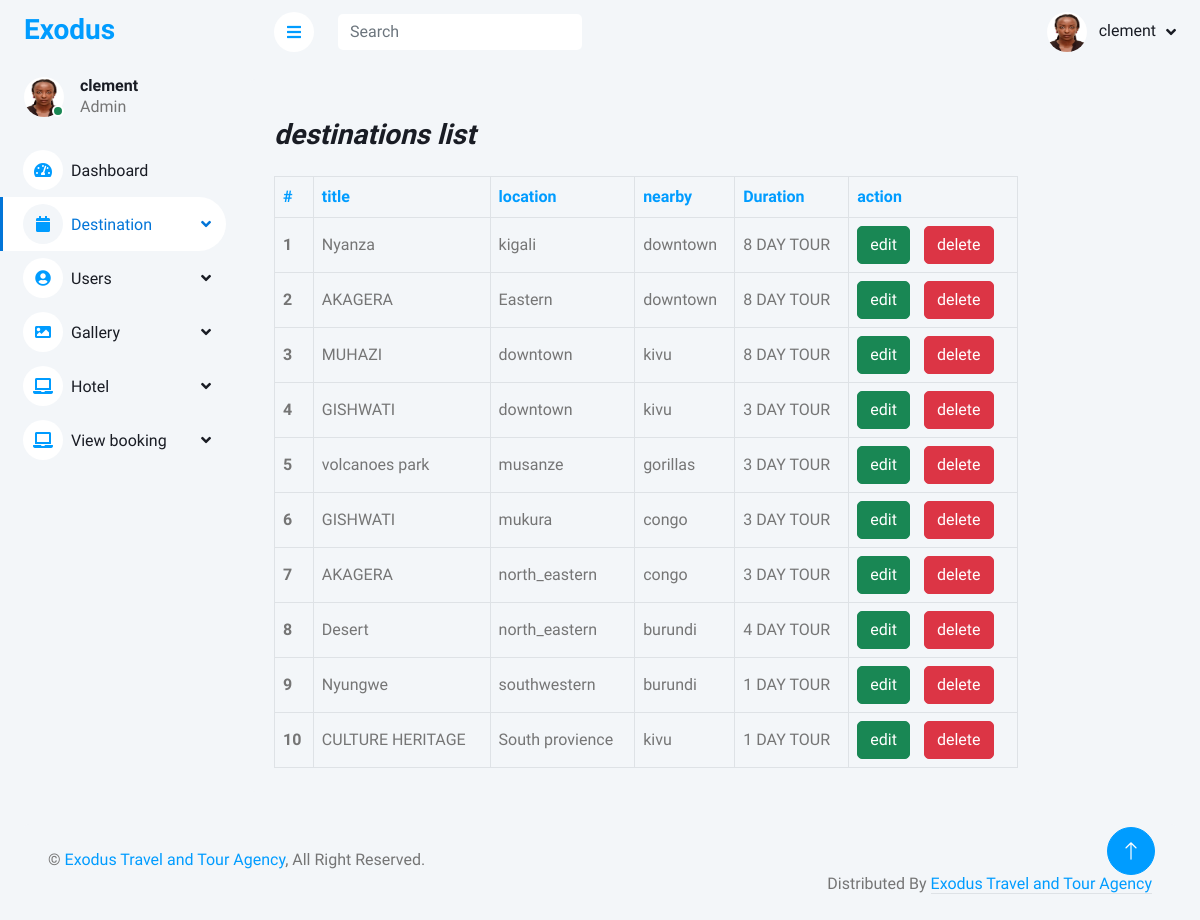
/dashboard/destination/destList.php (signed in), run on the app's committed database.
### tables this page shows
CREATE TABLE `destination` (
  `id` int(10) NOT NULL,
  `title` varchar(255) NOT NULL,
  `file_name` varchar(255) NOT NULL,
  `location` varchar(255) NOT NULL,
  `time` varchar(50) NOT NULL,
  `near` varchar(34) NOT NULL,
  `price` varchar(50) NOT NULL
);

### dashboard/destination/destList.php (the view, shortened to what this page needs)
<?php
include '../db/connection.php';
$retrieve = "SELECT * FROM destination";
$query = $conn->query($retrieve);
$feching = $query->fetchAll(PDO::FETCH_OBJ);
?>
<!DOCTYPE html>
<html lang="en">
<head>
    <link href="https://cdnjs.cloudflare.com/ajax/libs/font-awesome/5.10.0/css/all.min.css" rel="stylesheet">
    <link href="https://cdn.jsdelivr.net/npm/bootstrap-icons@1.4.1/font/bootstrap-icons.css" rel="stylesheet">
    <link href="../lib/owlcarousel/assets/owl.carousel.min.css" rel="stylesheet">
    <link href="../lib/tempusdominus/css/tempusdominus-bootstrap-4.min.css" rel="stylesheet" />
    <link href="../css/bootstrap.min.css" rel="stylesheet">
    <link href="../css/style.css" rel="stylesheet">
</head>
<body>
    <div class="container-xxl position-relative bg-white d-flex p-0">
        <div class="sidebar pe-4 pb-3">
            <nav class="navbar bg-light navbar-light">
                <a href="index.html" class="navbar-brand mx-4 mb-3">
                    <h3 class="text-primary">Exodus </h3>
                </a>
                <div class="d-flex align-items-center ms-4 mb-4">
                    <div class="position-relative">
                        <img class="rounded-circle" src="../../images/exodusprofile.jpg" alt="" style="width: 40px; height: 40px;">
                        <div class="bg-success rounded-circle border border-2 border-white position-absolute end-0 bottom-0 p-1"></div>
                    </div>
                    <div class="ms-3">
                        <h6 class="mb-0"><?php echo $_SESSION['username']; ?></h6>
                        <span>Admin</span>
                    </div>
                </div>
                <div class="navbar-nav w-100">
                    <a href="../index.php" class="nav-item nav-link "><i class="fa fa-tachometer-alt me-2 text-primary"></i>Dashboard</a>
                    <div class="nav-item dropdown">
                        <a href="#" class="nav-link dropdown-toggle active" data-bs-toggle="dropdown"><i class="fa fa-calendar me-2 text-primary"></i>Destination</a>
                    </div>
                    <div class="nav-item dropdown">
                        <a href="#" class="nav-link dropdown-toggle" data-bs-toggle="dropdown"><i class="fa fa-user-circle me-2 text-primary"></i>Users</a>
                    </div>
                    <div class="nav-item dropdown">
                        <a href="#" class="nav-link dropdown-toggle" data-bs-toggle="dropdown"><i class="fa fa-image me-2 text-primary"></i>Gallery</a>
                    </div>
                    <div class="nav-item dropdown">
                        <a href="#" class="nav-link dropdown-toggle " data-bs-toggle="dropdown"><i class="fa fa-laptop me-2 text-primary"></i>Hotel</a>
                    </div>
                    <div class="nav-item dropdown">
                        <a href="#" class="nav-link dropdown-toggle " data-bs-toggle="dropdown"><i class="fa fa-laptop me-2 text-primary"></i>View booking</a>
                    </div>
                </div>
            </nav>
        </div>
        <div class="content bg-light">
            <nav class="navbar navbar-expand bg-light navbar-light sticky-top px-4 py-0">
                <a href="#" class="sidebar-toggler flex-shrink-0">
                    <i class="fa fa-bars"></i>
                </a>
                <form class="d-none d-md-flex ms-4">
                    <input class="form-control border-0" type="search" placeholder="Search">
                </form>
                <div class="navbar-nav align-items-center ms-auto">
                    <div class="nav-item dropdown">
                        <a href="#" class="nav-link dropdown-toggle" data-bs-toggle="dropdown">
                            <img class="rounded-circle me-lg-2" src="../../images/exodusprofile.jpg" alt="" style="width: 40px; height: 40px;">
                            <span class="d-none d-lg-inline-flex"><?php echo $_SESSION['username']; ?></span>
                        </a>
                    </div>
                </div>
            </nav>
            <div>
                <div class="col-sm-10 " style="padding-top: 15px;">
                    <div class="bg-light rounded h-100 p-4">
                        <h3 class="mb-4" style="padding-top: 15px;"><i>destinations list</i></h3>
                        <div class="table-responsive">
                            <table class="table text-start align-middle table-bordered table-hover mb-0 ">
                                <thead>
                                    <tr>
                                        <th scope="col" class="text-primary">#</th>
                                        <th scope="col" class="text-primary">title</th>
                                        <th scope="col" class="text-primary">location</th>
                                        <th scope="col" class="text-primary">nearby</th>
                                        <th scope="col" class="text-primary">Duration</th>
                                        <th scope="col" class="text-primary">action</th>
                                    </tr>
                                </thead>
                                <?php
                                $i = 0;
                                foreach ($feching as $key => $destination) {
                                    $i++;
                                ?>
                                    <tbody>
                                        <tr>
                                            <th scope="row"><?php echo $i ?></th>
                                            <td><?= $destination->title; ?></td>
                                            <td><?= $destination->location; ?></td>
                                            <td><?= $destination->near; ?></td>
                                            <td><?= $destination->time; ?></td>
                                            <td>
                                                <a href="edit.php?id=<?= $destination->id; ?>" style="padding-right: 10px; color:green"><button class="btn btn-success">edit</button></a>
                                                <a href="delete.php?id=<?= $destination->id; ?>" onclick="return confirm('Are you sure you want to delete this file with its details permanently? click Ok to continue or click Cancel')"><button class="btn btn-danger">delete</button></a>
                                            </td>
                                        </tr>
                                    </tbody>
                                <?php } ?>
                            </table>
                        </div>
                    </div>
                </div>
            </div>
        </div>
    </div>
    <div class="container-fluid pt-4 px-4">
        <div class="bg-light rounded-top p-4">
            <div class="row">
                <div class="col-12 col-sm-6 text-center text-sm-start">
                    &copy; <a href="#">Exodus Travel and Tour Agency</a>, All Right Reserved.
                </div>
                <div class="col-12 col-sm-6 text-center text-sm-end">
                    Distributed By <a class="border-bottom" href="https://themewagon.com" target="_blank">Exodus Travel and Tour Agency</a>
                </div>
            </div>
        </div>
    </div>
    <a href="#" class="btn btn-lg btn-primary btn-lg-square back-to-top"><i class="bi bi-arrow-up"></i></a>
</body>
</html>

### dashboard/css/style.css (style rules this page uses)
:root { --primary: #0275d8; --light: #F3F6F9; --dark: #191C24; }
.back-to-top { position: fixed; display: none; right: 45px; bottom: 45px; z-index: 99; }
.btn { transition: .5s; }
.btn.btn-primary { color: #FFFFFF; }
.btn-lg-square { width: 48px; height: 48px; }
.btn-square, .btn-sm-square, .btn-lg-square { padding: 0; display: inline-flex; align-items: center; justify-content: center; font-weight: normal; border-radius: 50px; }
.sidebar { position: fixed; top: 0; left: 0; bottom: 0; width: 250px; height: 100vh; overflow-y: auto; background: var(--light); transition: 0.5s; z-index: 999; }
.content { margin-left: 250px; min-height: 100vh; background: #FFFFFF; transition: 0.5s; }
@media (min-width: 992px) { .sidebar { margin-left: 0; } }
@media (min-width: 992px) { .content { width: calc(100% - 250px); } }
.sidebar .navbar .navbar-nav .nav-link { padding: 7px 20px; color: var(--dark); font-weight: 500; border-left: 3px solid var(--light); border-radius: 0 30px 30px 0; outline: none; }
.sidebar .navbar .navbar-nav .nav-link:hover, .sidebar .navbar .navbar-nav .nav-link.active { color: var(--primary); background: #FFFFFF; border-color: var(--primary); }
.sidebar .navbar .navbar-nav .nav-link i { width: 40px; height: 40px; display: inline-flex; align-items: center; justify-content: center; background: #FFFFFF; border-radius: 40px; }
.sidebar .navbar .navbar-nav .nav-link:hover i, .sidebar .navbar .navbar-nav .nav-link.active i { background: var(--light); }
.sidebar .navbar .dropdown-toggle::after { position: absolute; top: 15px; right: 15px; border: none; content: "\f107"; font-family: "Font Awesome 5 Free"; font-weight: 900; transition: .5s; }
.content .navbar .navbar-nav .nav-link { margin-left: 20px; padding: 12px 0; color: var(--dark); outline: none; }
.content .navbar .sidebar-toggler, .content .navbar .navbar-nav .nav-link i { width: 40px; height: 40px; display: inline-flex; align-items: center; justify-content: center; background: #FFFFFF; border-radius: 40px; }
.content .navbar .dropdown-toggle::after { margin-left: 6px; vertical-align: middle; border: none; content: "\f107"; font-family: "Font Awesome 5 Free"; font-weight: 900; transition: .5s; }

### data on the page
destination: title "Nyanza", location "kigali", near "downtown", time "8 DAY TOUR"
destination: title "AKAGERA", location "Eastern", near "downtown", time "8 DAY TOUR"
destination: title "MUHAZI", location "downtown", near "kivu", time "8 DAY TOUR"
destination: title "GISHWATI", location "downtown", near "kivu", time "3 DAY TOUR"
destination: title "volcanoes park", location "musanze", near "gorillas", time "3 DAY TOUR"
destination: title "GISHWATI", location "mukura", near "congo", time "3 DAY TOUR"
destination: title "AKAGERA", location "north_eastern", near "congo", time "3 DAY TOUR"
destination: title "Desert", location "north_eastern", near "burundi", time "4 DAY TOUR"
destination: title "Nyungwe", location "southwestern", near "burundi", time "1 DAY TOUR"
destination: title "CULTURE HERITAGE", location "South provience", near "kivu", time "1 DAY TOUR"

### other printed values
$_SESSION['username'] "clement"
